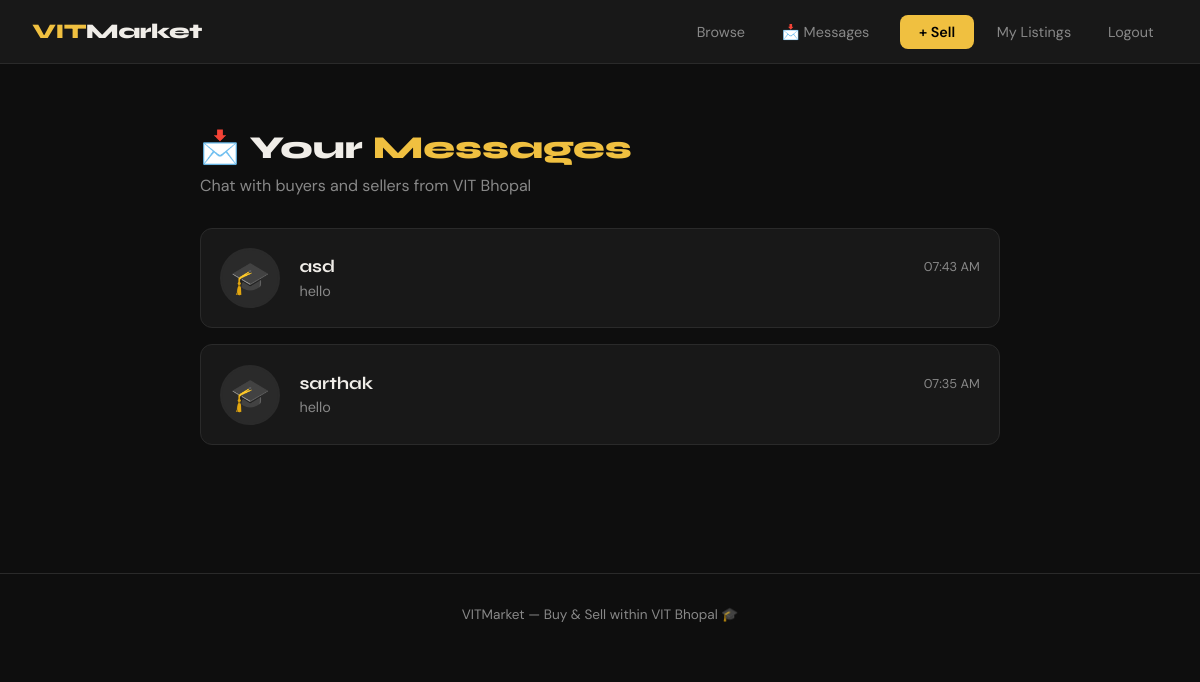
Screenshot of /inbox (signed in) with the database file from the repository.
### app.py (models this page shows)
class Message(db.Model):
    id         = db.Column(db.Integer, primary_key=True)
    room       = db.Column(db.String(100), nullable=False)  # Unique chat room ID
    sender_id  = db.Column(db.Integer, db.ForeignKey('user.id'))
    content    = db.Column(db.Text, nullable=False)
    timestamp  = db.Column(db.DateTime, default=datetime.utcnow)
    sender     = db.relationship('User', foreign_keys=[sender_id])

class User(UserMixin, db.Model):
    id       = db.Column(db.Integer, primary_key=True)
    name     = db.Column(db.String(100), nullable=False)
    email    = db.Column(db.String(120), unique=True, nullable=False)
    password = db.Column(db.String(200), nullable=False)
    avatar   = db.Column(db.String(10), default='🎓')   # Emoji avatar
    joined   = db.Column(db.DateTime, default=datetime.utcnow)
    items    = db.relationship('Item', backref='seller', lazy=True)

### app.py (the view)
@app.route('/inbox')
@login_required
def inbox():
    user_id = current_user.id
    all_messages = Message.query.filter(
        (Message.room.like(f"chat_{user_id}_%")) |
        (Message.room.like(f"chat_%_{user_id}"))
    ).order_by(Message.timestamp.desc()).all()
    unique_chats = {}
    for msg in all_messages:
        if msg.room not in unique_chats:
            parts = msg.room.split('_')
            other_id = int(parts[1]) if int(parts[2]) == user_id else int(parts[2])
            other_user = User.query.get(other_id)
            unique_chats[msg.room] = {
                'user': other_user,
                'last_msg': msg.content,
                'time': msg.timestamp.strftime('%I:%M %p')
            }
    return render_template('inbox.html', chats=unique_chats.values())

### app.py (called while the page is built)
@login_manager.user_loader
def load_user(user_id):
    return User.query.get(int(user_id))

### templates/inbox.html (shortened to what this page needs)
{% extends "base.html" %}
{% block content %}
<div class="inbox-container">
    <h1 class="page-title">📩 Your <span>Messages</span></h1>
    <p class="page-subtitle">Chat with buyers and sellers from VIT Bhopal</p>
    {% if not chats %}
        <div style="text-align: center; padding: 5rem 0; color: var(--muted);">
            <div style="font-size: 4rem; margin-bottom: 1rem;">💬</div>
            <h3>No messages yet</h3>
            <p>Go to an item to start a conversation with a seller!</p>
            <br><a href="/" class="btn btn-primary">Browse Items</a>
        </div>
    {% else %}
        <div class="chat-list">
            {% for chat in chats %}
                <a href="{{ url_for('chat', other_user_id=chat.user.id) }}" class="chat-card">
                    <div class="user-avatar">{{ chat.user.avatar }}</div>
                    <div class="chat-info">
                        <div class="chat-header">
                            <span class="chat-name">{{ chat.user.name }}</span>
                            <span class="chat-time">{{ chat.time }}</span>
                        </div>
                        <div class="last-msg">{{ chat.last_msg }}</div>
                    </div>
                </a>
            {% endfor %}
        </div>
    {% endif %}
</div>
{% endblock %}

### templates/base.html (style rules this page uses)
:root { --bg: #0e0e0e; --surface: #181818; --card: #1f1f1f; --border: #2a2a2a; --accent: #f0c040; --accent2: #e05a2b; --text: #f0ede8; --muted: #888; --radius: 12px; }
* { margin:0; padding:0; box-sizing:border-box; }
body { background:var(--bg); color:var(--text); font-family:'DM Sans',sans-serif; min-height:100vh; }
.page-title { font-family:'Syne',sans-serif; font-size:2rem; font-weight:800; margin-bottom:0.5rem; }
.page-title span { color: var(--accent); }
.page-subtitle { color:var(--muted); margin-bottom:2rem; }

### templates/inbox.html (style rules this page uses)
.inbox-container { max-width: 800px; margin: 0 auto; padding: 2rem 0; }
.chat-list { display: flex; flex-direction: column; gap: 1rem; }
.chat-card { background: var(--surface); border: 1px solid var(--border); border-radius: 12px; padding: 1.2rem; display: flex; align-items: center; text-decoration: none; color: inherit; transition: all 0.2s; }
.user-avatar { width: 60px; height: 60px; background: #2a2a2a; border-radius: 50%; display: flex; align-items: center; justify-content: center; font-size: 2rem; border: 2px solid var(--border); }
.chat-info { flex: 1; margin-left: 1.2rem; overflow: hidden; }
.chat-header { display: flex; justify-content: space-between; align-items: center; margin-bottom: 0.3rem; }
.chat-name { font-family: 'Syne', sans-serif; font-weight: 700; font-size: 1.1rem; }
.chat-time { color: var(--muted); font-size: 0.8rem; }
.last-msg { color: var(--muted); font-size: 0.9rem; white-space: nowrap; overflow: hidden; text-overflow: ellipsis; }

### rows the page displays
Message: user.avatar "🎓", user.name "asd", time "07:43 AM", last_msg "hello"
Message: user.avatar "🎓", user.name "sarthak", time "07:35 AM", last_msg "hello"
